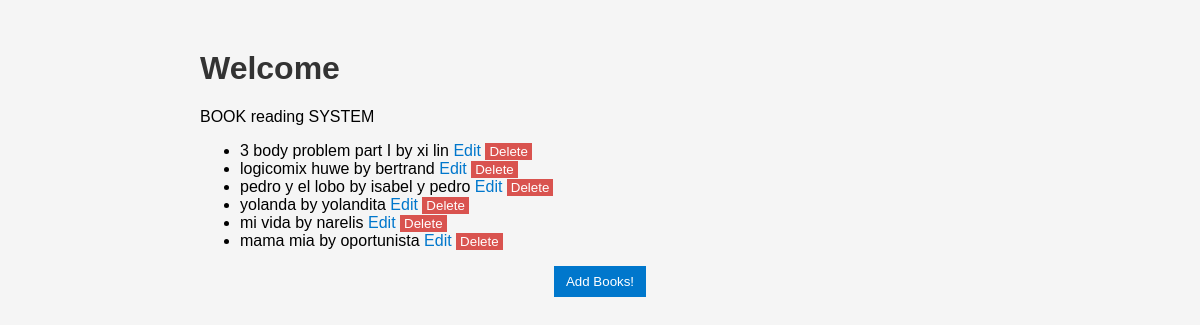
/libros, run on an earlier commit of the app's database.
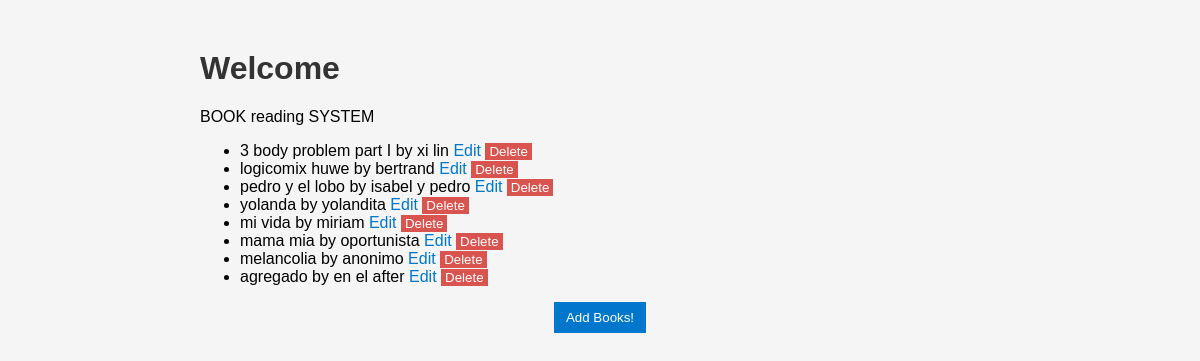
And on a later commit of the database.
### tables this page shows
CREATE TABLE books (
                   id INTEGER PRIMARY KEY AUTOINCREMENT,
                   title TEXT NOT NULL,
                   author TEXT NOT NULL
        );

### p1.py (the view)
@app.route("/libros")
def libros():
    books= get_all_books()
    return render_template("libros.html", books=books)

### database.py (called while the page is built)
def get_all_books():
    conn = get_connection()
    cursor = conn.cursor()
    cursor.execute("SELECT id, title, author FROM books")
    books = cursor.fetchall()
    conn.close()
    return books

def get_connection():
    conn = sqlite3.connect("books.db")
    return conn

### templates/libros.html (shortened to what this page needs)
<head>
    <link rel="stylesheet"
    href="{{ url_for('static', filename='style.css') }}">
</head>
<h1>Welcome</h1>
<p>BOOK reading SYSTEM</p>
<ul>
    {% for boo in books %}
        <li> {{ boo[1] }} by {{boo[2]}}
            <a href="{{ url_for('edit_book', id=boo[0]) }}">
                Edit
            </a>
            <form action="{{ url_for('delete_book', id=boo[0]) }}" method="post"
             style="display:inline;">
                <button
                    class="delete-btn"
                    type="submit"
                    onclick = "return confirm('Delete the book {{boo[1]}} by {{boo[2]}} ?')">
                    Delete
                </button>
            </form>
        </li>
    {% endfor %}
</ul>
   <button class="add-btn"
   onclick="window.location.href='{{ url_for('books') }}'">
        Add Books!
    </button>

### static/style.css (style rules this page uses)
h1 { color: #333; }
a { color: #0077cc; text-decoration: none; }
form { margin: 20px 0; }
.add-btn { display: block; margin: 0 auto; }
button { padding: 8px 12px; background-color: #0077cc; color: white; border: none; cursor: pointer; }
.delete-btn { background-color: #d9534f; color: white; border: none; padding: 1px 4px; cursor: pointer; }

What changed in the data, as far as the page shows it:
changed books "mi vida": author "narelis" → "miriam"
added books: title "melancolia", author "anonimo"
added books: title "agregado", author "en el after"
